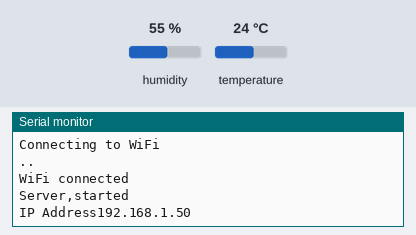
The sketch below on a simulated ESP32. On the bench: the last lines printed to the serial monitor. Inputs (shaded band) come from the test bench; at power-on: humidity 55 %, temperature 24 °C. WiFi joins after 1.5 s; servers stay silent unless stated.

Above: at 3.2 s.
3.3 s: humidity set to 22 %
At 5.7 s:
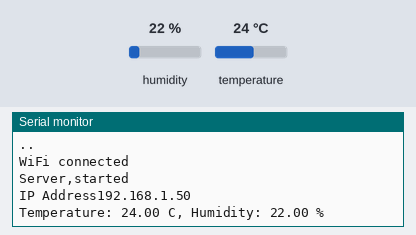
11.5 s: temperature set to 12 °C
At 12.6 s:
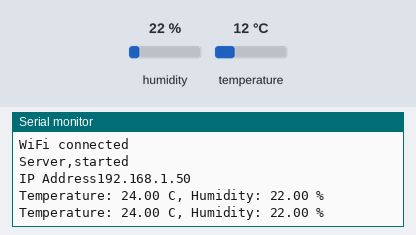
13.0 s: humidity set to 40 %
At 15.7 s:
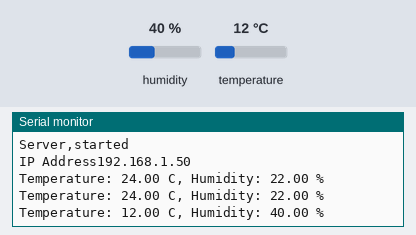

Measured:
- after the input at 3.3 s, the serial monitor: prints a new line after 1.7 s (image 1)
- after the input at 13.0 s, the serial monitor: prints a new line after 2.0 s (image 3)

The sketch:

expt_5.ino
```cpp
#include<WiFi.h>
#include<DHT.h>

const char *ssid = "0900";
const char *password = "123456789";

WiFiServer server(80);

#define DHTPIN 27
#define DHTTYPE DHT11
DHT dht(DHTPIN , DHTTYPE);

float temperature = 0.0;
float humidity = 0.0;
unsigned long previousMillis = 0;

const long interval = 5000;

void setup()

{
  Serial.begin(115200);
  delay(10);

  Serial.println();
  Serial.println("Connecting to WiFi");
  WiFi.begin(ssid, password);
  while( WiFi.status() != WL_CONNECTED)
  {
    delay(1000);
    Serial.print(".");
  }
  Serial.println();
  Serial.println("WiFi connected");
  server.begin();
  Serial.println("Server,started");
  Serial.print("IP Address");
  Serial.println(WiFi.localIP());

  dht.begin();
}
void loop() {
  unsigned long currentMillis = millis();
  if (currentMillis - previousMillis >= interval) {
    previousMillis = currentMillis;
    humidity = dht.readHumidity();
    temperature = dht.readTemperature();

    if (isnan(humidity) || isnan(temperature)) {
      Serial.println("Failed to read from DHT Sensor!");
      return;
    }
    Serial.print("Temperature: ");
    Serial.print(temperature);
    Serial.print(" C, Humidity: ");
    Serial.print(humidity);
    Serial.println(" %");
  }
  WiFiClient client = server.available();
  if (client) {
    Serial.println("New Client.");
    while (!client.available()) {
      delay(1);
    }
    String request = client.readStringUntil('\r');
    Serial.println(request);
    client.flush();

    String response ="HTTP/1.1 200 OK\r\n";
    response += "Content-Type: text/html\r\n";
    response += "\r\n";
    response += "<!DOCTYPE HTML>\r\n";
    response += "<html>\r\n";
    response += "<head><title>ESP32 web Server</title></head>\r\n";
    response += "<body><h1>Hello from ESP32!<h1>\r\n";
    response += "<p>Temperature: " + String(temperature) + "&#8451;</P>\r\n";
    response += "<p>Humidity: " + String(humidity) + " %</p>\r\n";
    response += "</body></html>\r\n";
    client.print(response);
    delay(1);
    client.stop();
    Serial.println("client disconnected.");
  }
}
```
